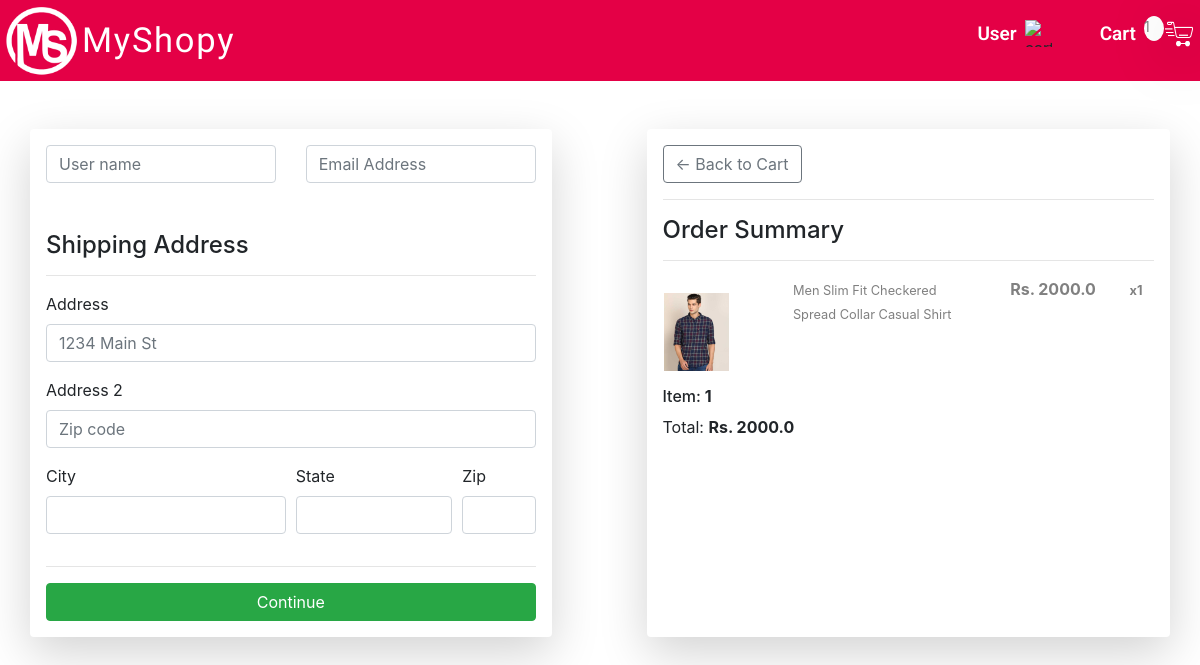
The app's page /checkout/ (signed in), older data.
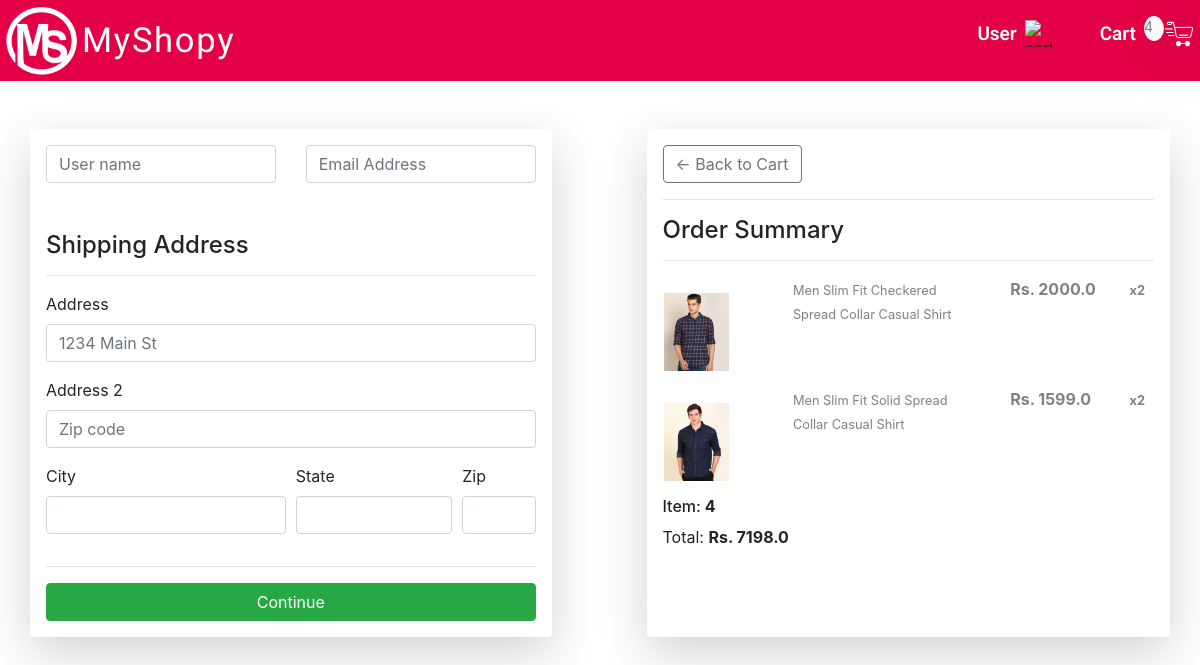
The same page, newer data.
### store/models.py (models this page shows, shortened)
class OrderItem(models.Model):
    customer = models.ForeignKey(Customer, on_delete=models.SET_NULL, null=True, blank=True)
    product = models.ForeignKey(ProductMen, on_delete=models.SET_NULL, null=True)
    order = models.ForeignKey(Order, on_delete=models.SET_NULL, null=True)
    quantity = models.IntegerField(default=0, null=True, blank=True)
    date_added = models.DateTimeField(auto_now_add=True)
    @property
    def get_total(self):
        total = self.product.price * self.quantity
        return total

class ProductMen(models.Model):
    name = models.CharField(max_length=200)
    price = models.FloatField()
    digital = models.BooleanField(default=False, null=True, blank=False)
    image = models.ImageField(null=True, blank=True, height_field=None, width_field=None)
    @property
    def imageURL(self):
        try:
            url = self.image.url
        except:
            url = " "
        return url

class Order(models.Model):
    customer = models.ForeignKey(Customer, on_delete=models.SET_NULL, null=True, blank=True)
    date_ordered = models.DateTimeField(auto_now_add=True)
    complete = models.BooleanField(default=False)
    transaction_id = models.CharField(max_length=100, null=True)
    @property
    def shipping(self):
        shipping = False
        orderItems = self.orderitem_set.all()
        for i in orderItems:
            if i.product.digital == False:
                shipping = True
        return shipping
    @property
    def get_cart_total(self):
        orderitems = self.orderitem_set.all()
        total = sum([item.get_total for item in orderitems])
        return total
    @property
    def get_cart_items(self):
        orderitems = self.orderitem_set.all()
        total = sum([item.quantity for item in orderitems])
        return total

### store/views.py (the view)
# urls.py: path('checkout/', views.checkout, name="checkout"),
def checkout(request):
    if request.user.is_authenticated:
        customer = request.user.customer
        order, created = Order.objects.get_or_create(customer=customer, complete=False)
        items = order.orderitem_set.all()
        cartItems = order.get_cart_items
    else:
        items = []
        order = {'get_cart_total': 0, 'get_cart_items': 0, 'shipping': False}
        cartItems = order['get_cart_items']
    context = {'items': items, 'order': order, 'cartItems': cartItems}
    return render(request, 'store/checkout.html', context)

### store/templates/store/checkout.html (shortened to what the changed rows need)
{% load static %}
<!DOCTYPE html>
<html lang="en">
<head>
    <link rel="stylesheet" href="{% static 'css/checkoutStyle.css' %}">
    <link rel="stylesheet" href="https://stackpath.bootstrapcdn.com/bootstrap/4.3.1/css/bootstrap.min.css"
>
</head>
<body>
    <div class="root">
        <div class="row nav-bar">
            <div class="col-md-3 pt-3">
                 <a href="{% url 'cart' %}">
                <img class="cart_img pr-1" src="{% static 'images/icons8-fast-cart-64.png' %}" alt="cart_image">
                      <span id="cart-total">{{cartItems}}</span>
                     <h6 class="cart-text pt-2 pr-2">Cart</h6>
                </a>
            </div>
        </div>
        <div class="container">
            <div class="row">
                <div class="col shadow-lg p-3 mb-5 bg-white rounded mt-5">
                    {% for item in items %}
                    <div class="row">
                        <div class="col-3 p-3"><img src="{{item.product.imageURL}}" width="65px" alt=""></div>
                        <div class="col-5"><small style="color: gray;">{{item.product.name}}</small></div>
                        <div style="color: gray;" class="col-3"><strong>Rs. {{item.product.price}}</strong></div>
                        <div class="col-1 pl-1"><small style="color: gray;"><strong>x{{item.quantity}}</strong></small></div>
                    </div>
                     {% endfor %}
                    <div class="row">
                        <div class="col-12"><h6>Item:<strong> {{order.get_cart_items}}</strong></h6></div>
                        <div class="col-12">Total: <strong> Rs. {{order.get_cart_total}}</strong></div>
                    </div>
                </div>
            </div>
        </div>
    </div>
</body>
</html>

Row changes from the older to the newer data that the page shows:
changed OrderItem "Men Slim Fit Checkered Spread Collar Casual Shirt": quantity "1" → "2"
added OrderItem: product.imageURL (picture), product.name "Men Slim Fit Solid Spread Collar Casual Shirt", product.price "1599.0", quantity "2"
changed through a linked row, Order: get_cart_items "1" → "4"; get_cart_total "2000.0" → "7198.0"
Text that changed along with them:
{{ cartItems }}: "1" → "4"
